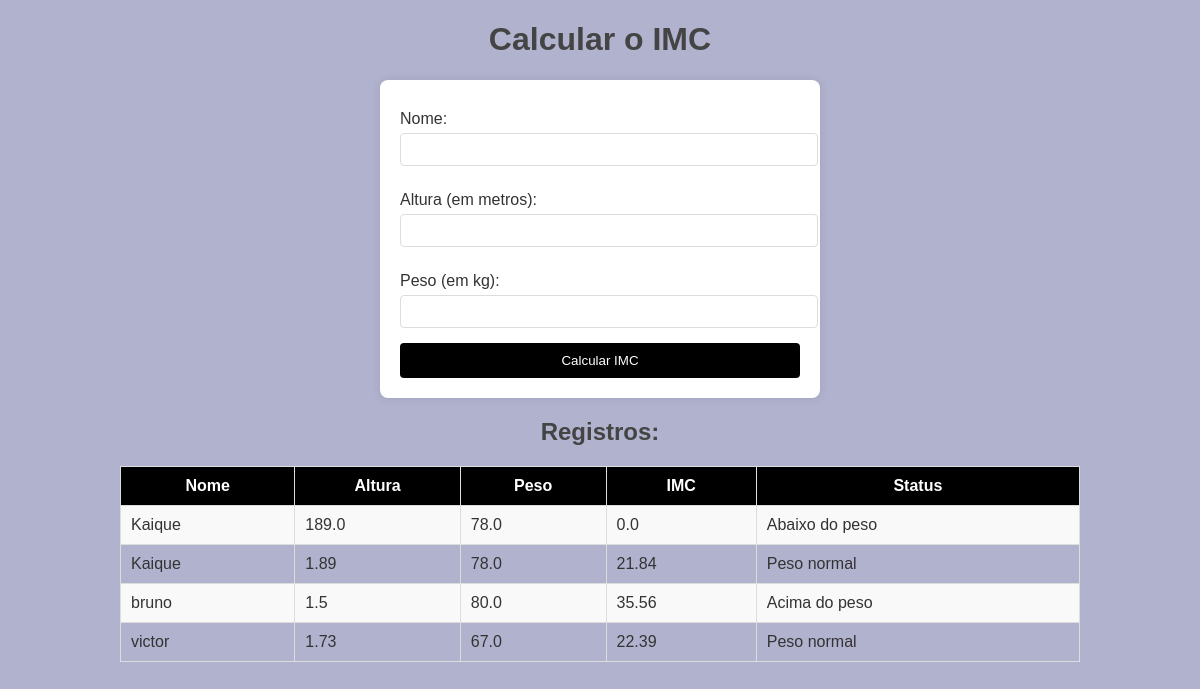
The page / on the database its author committed.
### tables this page shows
CREATE TABLE usuarios (
                            id INTEGER PRIMARY KEY AUTOINCREMENT,
                            nome TEXT NOT NULL,
                            altura REAL NOT NULL,
                            peso REAL NOT NULL,
                            imc REAL NOT NULL,
                            status TEXT NOT NULL
                        );

### app.py (the view, shortened to what this page needs)
@app.route('/', methods=['GET', 'POST'])
def index():
    with sqlite3.connect(DATABASE) as conn:
        cursor = conn.execute('SELECT nome, altura, peso, imc, status FROM usuarios')
        registros = cursor.fetchall()
    return render_template('index.html', registros=registros)

### templates/index.html (shortened to what this page needs)
<!DOCTYPE html>
<html lang="en">
<head>
    <link rel="stylesheet" href="{{ url_for('static', filename='style.css') }}">
</head>
<body>
    <h1>Calcular o IMC</h1>
    <form method="POST">
        <label for="nome">Nome:</label>
        <input type="text" id="nome" name="nome" required>
        <label for="altura">Altura (em metros):</label>
        <input type="text" id="altura" name="altura" required>
        <label for="peso">Peso (em kg):</label>
        <input type="text" id="peso" name="peso" required>
        <button type="submit">Calcular IMC</button>
    </form>
    <h2>Registros:</h2>
    <table>
        <tr>
            <th>Nome</th>
            <th>Altura</th>
            <th>Peso</th>
            <th>IMC</th>
            <th>Status</th>
        </tr>
        {% for registro in registros %}
        <tr>
            <td>{{ registro[0] }}</td>
            <td>{{ registro[1] }}</td>
            <td>{{ registro[2] }}</td>
            <td>{{ registro[3] | round(2) }}</td>
            <td>{{ registro[4] }}</td>
        </tr>
        {% endfor %}
    </table>
</body>
</html>

### static/style.css (style rules this page uses)
body { font-family: Arial, sans-serif; margin: 0; padding: 0; background-color: rgba(60, 64, 133, 0.4); color: #333; }
h1, h2 { text-align: center ; color: #444; }
form { max-width: 400px; margin: 20px auto; padding: 20px; background: #ffffff; border-radius: 8px; box-shadow: 0 0 10px rgba(0, 0, 0, 0.1); }
form label { display: block; margin: 10px 0 5px; }
form input { width: 100%; padding: 8px; margin-bottom: 15px; border: 1px solid #ddd; border-radius: 4px; }
form button { width: 100%; padding: 10px; background-color: #000000; color: #fff; border: none; border-radius: 4px; cursor: pointer; }
table { width: 80%; margin: 20px auto; border-collapse: collapse; text-align: left; }
table th, table td { padding: 10px; border: 1px solid #ddd; }
table th { background-color: #000000; color: white; text-align: center; }
table tr:nth-child(even) { background-color: #f9f9f9; }

### rows shown on the page
usuarios: nome "Kaique", altura "189.0", peso "78.0", imc "0.0", status "Abaixo do peso"
usuarios: nome "Kaique", altura "1.89", peso "78.0", imc "21.84", status "Peso normal"
usuarios: nome "bruno", altura "1.5", peso "80.0", imc "35.56", status "Acima do peso"
usuarios: nome "victor", altura "1.73", peso "67.0", imc "22.39", status "Peso normal"
